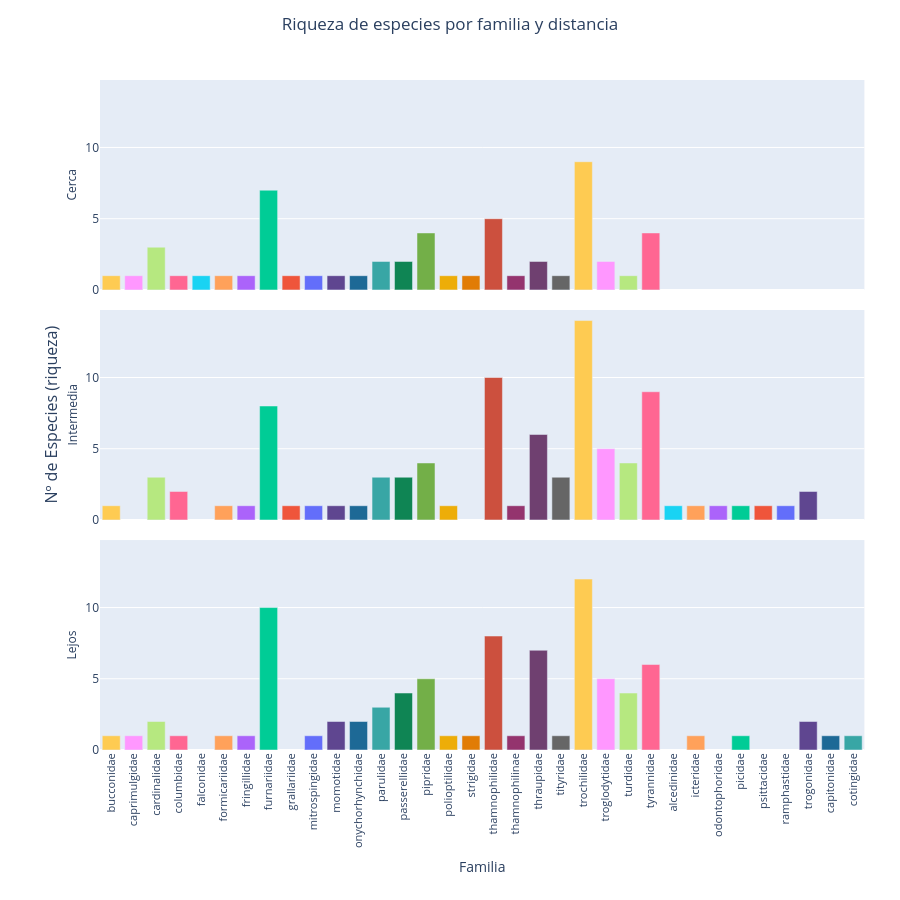

The code cell stored with this chart in its notebook:
### Markdown cell above
### Plotly Riqueza de spp por familia y distancia

### Code cell
df_riqueza = main_df.groupby(["distancia", "familia"])["especie"].nunique().reset_index(name="riqueza")
familias_unicas = sorted(df_riqueza["familia"].unique())

color_sequence = px.colors.qualitative.Plotly_r + px.colors.qualitative.Prism

fig = px.bar(
    df_riqueza, 
    x="familia", 
    y="riqueza", 
    color="familia",
    facet_row="distancia",
    category_orders={"distancia": ["cerca", "intermedia", "lejos"]},
    color_discrete_sequence=color_sequence, # Punto 5: Colores únicos
    labels={"riqueza": "Nº de Especies (riqueza)", "familia": "Familia"},
    height=900)

# --- PERSONALIZACIÓN AVANZADA ---
#Centrar el título
fig.update_layout(
    title={
        "text": "Riqueza de especies por familia y distancia",
        "y": 0.98,
        "x": 0.5,
        "xanchor": "center",
        "yanchor": "top"},
    showlegend=False,
    margin=dict(l=100, r=20, t=80, b=150))

#Para Limpiar etiquetas de la derecha y moverlas a la izquierda
# quitarq los títulos automáticos de los ejes Y de cada subplot
fig.update_yaxes(title_text="") 

for anno in fig.layout.annotations:
    nueva_etiqueta = anno.text.split("=")[-1].capitalize()
    anno.text = nueva_etiqueta
    anno.x = -0.05 
    anno.textangle = -90

fig.add_annotation(
    dict(
        x=-0.08, y=0.5,
        showarrow=False,
        text="Nº de Especies (riqueza)",
        textangle=-90,
        xref="paper", yref="paper",
        font=dict(size=16)))

fig.update_xaxes(tickangle=-90, tickfont=dict(size=11))

fig.show()

# Guarda el gráfico en tu computadora
fig.write_html("riqueza_familias_interactivo.html")

### Figure 1 — Plotly figure (JSON) as saved in the notebook; plotly's stock layout.template omitted (floating-point values rounded to 4 significant figures)
{"data": [{"hovertemplate": "Familia=%{x}<br>distancia=cerca<br>Nº de Especies (riqueza)=%{y}<extra></extra>", "legendgroup": "bucconidae", "marker": {"color": "#FECB52", "pattern": {"shape": ""}}, "name": "bucconidae", "orientation": "v", "showlegend": true, "textposition": "auto", "type": "bar", "x": ["bucconidae"], "xaxis": "x3", "y": [1], "yaxis": "y3"}, {"hovertemplate": "Familia=%{x}<br>distancia=cerca<br>Nº de Especies (riqueza)=%{y}<extra></extra>", "legendgroup": "caprimulgidae", "marker": {"color": "#FF97FF", "pattern": {"shape": ""}}, "name": "caprimulgidae", "orientation": "v", "showlegend": true, "textposition": "auto", "type": "bar", "x": ["caprimulgidae"], "xaxis": "x3", "y": [1], "yaxis": "y3"}, {"hovertemplate": "Familia=%{x}<br>distancia=cerca<br>Nº de Especies (riqueza)=%{y}<extra></extra>", "legendgroup": "cardinalidae", "marker": {"color": "#B6E880", "pattern": {"shape": ""}}, "name": "cardinalidae", "orientation": "v", "showlegend": true, "textposition": "auto", "type": "bar", "x": ["cardinalidae"], "xaxis": "x3", "y": [3], "yaxis": "y3"}, {"hovertemplate": "Familia=%{x}<br>distancia=cerca<br>Nº de Especies (riqueza)=%{y}<extra></extra>", "legendgroup": "columbidae", "marker": {"color": "#FF6692", "pattern": {"shape": ""}}, "name": "columbidae", "orientation": "v", "showlegend": true, "textposition": "auto", "type": "bar", "x": ["columbidae"], "xaxis": "x3", "y": [1], "yaxis": "y3"}, {"hovertemplate": "Familia=%{x}<br>distancia=cerca<br>Nº de Especies (riqueza)=%{y}<extra></extra>", "legendgroup": "falconidae", "marker": {"color": "#19D3F3", "pattern": {"shape": ""}}, "name": "falconidae", "orientation": "v", "showlegend": true, "textposition": "auto", "type": "bar", "x": ["falconidae"], "xaxis": "x3", "y": [1], "yaxis": "y3"}, {"hovertemplate": "Familia=%{x}<br>distancia=cerca<br>Nº de Especies (riqueza)=%{y}<extra></extra>", "legendgroup": "formicariidae", "marker": {"color": "#FFA15A", "pattern": {"shape": ""}}, "name": "formicariidae", "orientation": "v", "showlegend": true, "textposition": "auto", "type": "bar", "x": ["formicariidae"], "xaxis": "x3", "y": [1], "yaxis": "y3"}, {"hovertemplate": "Familia=%{x}<br>distancia=cerca<br>Nº de Especies (riqueza)=%{y}<extra></extra>", "legendgroup": "fringillidae", "marker": {"color": "#AB63FA", "pattern": {"shape": ""}}, "name": "fringillidae", "orientation": "v", "showlegend": true, "textposition": "auto", "type": "bar", "x": ["fringillidae"], "xaxis": "x3", "y": [1], "yaxis": "y3"}, {"hovertemplate": "Familia=%{x}<br>distancia=cerca<br>Nº de Especies (riqueza)=%{y}<extra></extra>", "legendgroup": "furnariidae", "marker": {"color": "#00CC96", "pattern": {"shape": ""}}, "name": "furnariidae", "orientation": "v", "showlegend": true, "textposition": "auto", "type": "bar", "x": ["furnariidae"], "xaxis": "x3", "y": [7], "yaxis": "y3"}, {"hovertemplate": "Familia=%{x}<br>distancia=cerca<br>Nº de Especies (riqueza)=%{y}<extra></extra>", "legendgroup": "grallariidae", "marker": {"color": "#EF553B", "pattern": {"shape": ""}}, "name": "grallariidae", "orientation": "v", "showlegend": true, "textposition": "auto", "type": "bar", "x": ["grallariidae"], "xaxis": "x3", "y": [1], "yaxis": "y3"}, {"hovertemplate": "Familia=%{x}<br>distancia=cerca<br>Nº de Especies (riqueza)=%{y}<extra></extra>", "legendgroup": "mitrospingidae", "marker": {"color": "#636EFA", "pattern": {"shape": ""}}, "name": "mitrospingidae", "orientation": "v", "showlegend": true, "textposition": "auto", "type": "bar", "x": ["mitrospingidae"], "xaxis": "x3", "y": [1], "yaxis": "y3"}, {"hovertemplate": "Familia=%{x}<br>distancia=cerca<br>Nº de Especies (riqueza)=%{y}<extra></extra>", "legendgroup": "momotidae", "marker": {"color": "rgb(95, 70, 144)", "pattern": {"shape": ""}}, "name": "momotidae", "orientation": "v", "showlegend": true, "textposition": "auto", "type": "bar", "x": ["momotidae"], "xaxis": "x3", "y": [1], "yaxis": "y3"}, {"hovertemplate": "Familia=%{x}<br>distancia=cerca<br>Nº de Especies (riqueza)=%{y}<extra></extra>", "legendgroup": "onychorhynchidae", "marker": {"color": "rgb(29, 105, 150)", "pattern": {"shape": ""}}, "name": "onychorhynchidae", "orientation": "v", "showlegend": true, "textposition": "auto", "type": "bar", "x": ["onychorhynchidae"], "xaxis": "x3", "y": [1], "yaxis": "y3"}, {"hovertemplate": "Familia=%{x}<br>distancia=cerca<br>Nº de Especies (riqueza)=%{y}<extra></extra>", "legendgroup": "parulidae", "marker": {"color": "rgb(56, 166, 165)", "pattern": {"shape": ""}}, "name": "parulidae", "orientation": "v", "showlegend": true, "textposition": "auto", "type": "bar", "x": ["parulidae"], "xaxis": "x3", "y": [2], "yaxis": "y3"}, {"hovertemplate": "Familia=%{x}<br>distancia=cerca<br>Nº de Especies (riqueza)=%{y}<extra></extra>", "legendgroup": "passerellidae", "marker": {"color": "rgb(15, 133, 84)", "pattern": {"shape": ""}}, "name": "passerellidae", "orientation": "v", "showlegend": true, "textposition": "auto", "type": "bar", "x": ["passerellidae"], "xaxis": "x3", "y": [2], "yaxis": "y3"}, {"hovertemplate": "Familia=%{x}<br>distancia=cerca<br>Nº de Especies (riqueza)=%{y}<extra></extra>", "legendgroup": "pipridae", "marker": {"color": "rgb(115, 175, 72)", "pattern": {"shape": ""}}, "name": "pipridae", "orientation": "v", "showlegend": true, "textposition": "auto", "type": "bar", "x": ["pipridae"], "xaxis": "x3", "y": [4], "yaxis": "y3"}, {"hovertemplate": "Familia=%{x}<br>distancia=cerca<br>Nº de Especies (riqueza)=%{y}<extra></extra>", "legendgroup": "polioptilidae", "marker": {"color": "rgb(237, 173, 8)", "pattern": {"shape": ""}}, "name": "polioptilidae", "orientation": "v", "showlegend": true, "textposition": "auto", "type": "bar", "x": ["polioptilidae"], "xaxis": "x3", "y": [1], "yaxis": "y3"}, {"hovertemplate": "Familia=%{x}<br>distancia=cerca<br>Nº de Especies (riqueza)=%{y}<extra></extra>", "legendgroup": "strigidae", "marker": {"color": "rgb(225, 124, 5)", "pattern": {"shape": ""}}, "name": "strigidae", "orientation": "v", "showlegend": true, "textposition": "auto", "type": "bar", "x": ["strigidae"], "xaxis": "x3", "y": [1], "yaxis": "y3"}, {"hovertemplate": "Familia=%{x}<br>distancia=cerca<br>Nº de Especies (riqueza)=%{y}<extra></extra>", "legendgroup": "thamnophilidae", "marker": {"color": "rgb(204, 80, 62)", "pattern": {"shape": ""}}, "name": "thamnophilidae", "orientation": "v", "showlegend": true, "textposition": "auto", "type": "bar", "x": ["thamnophilidae"], "xaxis": "x3", "y": [5], "yaxis": "y3"}, {"hovertemplate": "Familia=%{x}<br>distancia=cerca<br>Nº de Especies (riqueza)=%{y}<extra></extra>", "legendgroup": "thamnophilinae", "marker": {"color": "rgb(148, 52, 110)", "pattern": {"shape": ""}}, "name": "thamnophilinae", "orientation": "v", "showlegend": true, "textposition": "auto", "type": "bar", "x": ["thamnophilinae"], "xaxis": "x3", "y": [1], "yaxis": "y3"}, {"hovertemplate": "Familia=%{x}<br>distancia=cerca<br>Nº de Especies (riqueza)=%{y}<extra></extra>", "legendgroup": "thraupidae", "marker": {"color": "rgb(111, 64, 112)", "pattern": {"shape": ""}}, "name": "thraupidae", "orientation": "v", "showlegend": true, "textposition": "auto", "type": "bar", "x": ["thraupidae"], "xaxis": "x3", "y": [2], "yaxis": "y3"}, {"hovertemplate": "Familia=%{x}<br>distancia=cerca<br>Nº de Especies (riqueza)=%{y}<extra></extra>", "legendgroup": "tityridae", "marker": {"color": "rgb(102, 102, 102)", "pattern": {"shape": ""}}, "name": "tityridae", "orientation": "v", "showlegend": true, "textposition": "auto", "type": "bar", "x": ["tityridae"], "xaxis": "x3", "y": [1], "yaxis": "y3"}, {"hovertemplate": "Familia=%{x}<br>distancia=cerca<br>Nº de Especies (riqueza)=%{y}<extra></extra>", "legendgroup": "trochilidae", "marker": {"color": "#FECB52", "pattern": {"shape": ""}}, "name": "trochilidae", "orientation": "v", "showlegend": true, "textposition": "auto", "type": "bar", "x": ["trochilidae"], "xaxis": "x3", "y": [9], "yaxis": "y3"}, {"hovertemplate": "Familia=%{x}<br>distancia=cerca<br>Nº de Especies (riqueza)=%{y}<extra></extra>", "legendgroup": "troglodytidae", "marker": {"color": "#FF97FF", "pattern": {"shape": ""}}, "name": "troglodytidae", "orientation": "v", "showlegend": true, "textposition": "auto", "type": "bar", "x": ["troglodytidae"], "xaxis": "x3", "y": [2], "yaxis": "y3"}, {"hovertemplate": "Familia=%{x}<br>distancia=cerca<br>Nº de Especies (riqueza)=%{y}<extra></extra>", "legendgroup": "turdidae", "marker": {"color": "#B6E880", "pattern": {"shape": ""}}, "name": "turdidae", "orientation": "v", "showlegend": true, "textposition": "auto", "type": "bar", "x": ["turdidae"], "xaxis": "x3", "y": [1], "yaxis": "y3"}, {"hovertemplate": "Familia=%{x}<br>distancia=cerca<br>Nº de Especies (riqueza)=%{y}<extra></extra>", "legendgroup": "tyrannidae", "marker": {"color": "#FF6692", "pattern": {"shape": ""}}, "name": "tyrannidae", "orientation": "v", "showlegend": true, "textposition": "auto", "type": "bar", "x": ["tyrannidae"], "xaxis": "x3", "y": [4], "yaxis": "y3"}, {"hovertemplate": "Familia=%{x}<br>distancia=intermedia<br>Nº de Especies (riqueza)=%{y}<extra></extra>", "legendgroup": "bucconidae", "marker": {"color": "#FECB52", "pattern": {"shape": ""}}, "name": "bucconidae", "orientation": "v", "showlegend": false, "textposition": "auto", "type": "bar", "x": ["bucconidae"], "xaxis": "x2", "y": [1], "yaxis": "y2"}, {"hovertemplate": "Familia=%{x}<br>distancia=intermedia<br>Nº de Especies (riqueza)=%{y}<extra></extra>", "legendgroup": "cardinalidae", "marker": {"color": "#B6E880", "pattern": {"shape": ""}}, "name": "cardinalidae", "orientation": "v", "showlegend": false, "textposition": "auto", "type": "bar", "x": ["cardinalidae"], "xaxis": "x2", "y": [3], "yaxis": "y2"}, {"hovertemplate": "Familia=%{x}<br>distancia=intermedia<br>Nº de Especies (riqueza)=%{y}<extra></extra>", "legendgroup": "columbidae", "marker": {"color": "#FF6692", "pattern": {"shape": ""}}, "name": "columbidae", "orientation": "v", "showlegend": false, "textposition": "auto", "type": "bar", "x": ["columbidae"], "xaxis": "x2", "y": [2], "yaxis": "y2"}, {"hovertemplate": "Familia=%{x}<br>distancia=intermedia<br>Nº de Especies (riqueza)=%{y}<extra></extra>", "legendgroup": "formicariidae", "marker": {"color": "#FFA15A", "pattern": {"shape": ""}}, "name": "formicariidae", "orientation": "v", "showlegend": false, "textposition": "auto", "type": "bar", "x": ["formicariidae"], "xaxis": "x2", "y": [1], "yaxis": "y2"}, {"hovertemplate": "Familia=%{x}<br>distancia=intermedia<br>Nº de Especies (riqueza)=%{y}<extra></extra>", "legendgroup": "fringillidae", "marker": {"color": "#AB63FA", "pattern": {"shape": ""}}, "name": "fringillidae", "orientation": "v", "showlegend": false, "textposition": "auto", "type": "bar", "x": ["fringillidae"], "xaxis": "x2", "y": [1], "yaxis": "y2"}, {"hovertemplate": "Familia=%{x}<br>distancia=intermedia<br>Nº de Especies (riqueza)=%{y}<extra></extra>", "legendgroup": "furnariidae", "marker": {"color": "#00CC96", "pattern": {"shape": ""}}, "name": "furnariidae", "orientation": "v", "showlegend": false, "textposition": "auto", "type": "bar", "x": ["furnariidae"], "xaxis": "x2", "y": [8], "yaxis": "y2"}, {"hovertemplate": "Familia=%{x}<br>distancia=intermedia<br>Nº de Especies (riqueza)=%{y}<extra></extra>", "legendgroup": "grallariidae", "marker": {"color": "#EF553B", "pattern": {"shape": ""}}, "name": "grallariidae", "orientation": "v", "showlegend": false, "textposition": "auto", "type": "bar", "x": ["grallariidae"], "xaxis": "x2", "y": [1], "yaxis": "y2"}, {"hovertemplate": "Familia=%{x}<br>distancia=intermedia<br>Nº de Especies (riqueza)=%{y}<extra></extra>", "legendgroup": "mitrospingidae", "marker": {"color": "#636EFA", "pattern": {"shape": ""}}, "name": "mitrospingidae", "orientation": "v", "showlegend": false, "textposition": "auto", "type": "bar", "x": ["mitrospingidae"], "xaxis": "x2", "y": [1], "yaxis": "y2"}, {"hovertemplate": "Familia=%{x}<br>distancia=intermedia<br>Nº de Especies (riqueza)=%{y}<extra></extra>", "legendgroup": "momotidae", "marker": {"color": "rgb(95, 70, 144)", "pattern": {"shape": ""}}, "name": "momotidae", "orientation": "v", "showlegend": false, "textposition": "auto", "type": "bar", "x": ["momotidae"], "xaxis": "x2", "y": [1], "yaxis": "y2"}, {"hovertemplate": "Familia=%{x}<br>distancia=intermedia<br>Nº de Especies (riqueza)=%{y}<extra></extra>", "legendgroup": "onychorhynchidae", "marker": {"color": "rgb(29, 105, 150)", "pattern": {"shape": ""}}, "name": "onychorhynchidae", "orientation": "v", "showlegend": false, "textposition": "auto", "type": "bar", "x": ["onychorhynchidae"], "xaxis": "x2", "y": [1], "yaxis": "y2"}, {"hovertemplate": "Familia=%{x}<br>distancia=intermedia<br>Nº de Especies (riqueza)=%{y}<extra></extra>", "legendgroup": "parulidae", "marker": {"color": "rgb(56, 166, 165)", "pattern": {"shape": ""}}, "name": "parulidae", "orientation": "v", "showlegend": false, "textposition": "auto", "type": "bar", "x": ["parulidae"], "xaxis": "x2", "y": [3], "yaxis": "y2"}, {"hovertemplate": "Familia=%{x}<br>distancia=intermedia<br>Nº de Especies (riqueza)=%{y}<extra></extra>", "legendgroup": "passerellidae", "marker": {"color": "rgb(15, 133, 84)", "pattern": {"shape": ""}}, "name": "passerellidae", "orientation": "v", "showlegend": false, "textposition": "auto", "type": "bar", "x": ["passerellidae"], "xaxis": "x2", "y": [3], "yaxis": "y2"}, {"hovertemplate": "Familia=%{x}<br>distancia=intermedia<br>Nº de Especies (riqueza)=%{y}<extra></extra>", "legendgroup": "pipridae", "marker": {"color": "rgb(115, 175, 72)", "pattern": {"shape": ""}}, "name": "pipridae", "orientation": "v", "showlegend": false, "textposition": "auto", "type": "bar", "x": ["pipridae"], "xaxis": "x2", "y": [4], "yaxis": "y2"}, {"hovertemplate": "Familia=%{x}<br>distancia=intermedia<br>Nº de Especies (riqueza)=%{y}<extra></extra>", "legendgroup": "polioptilidae", "marker": {"color": "rgb(237, 173, 8)", "pattern": {"shape": ""}}, "name": "polioptilidae", "orientation": "v", "showlegend": false, "textposition": "auto", "type": "bar", "x": ["polioptilidae"], "xaxis": "x2", "y": [1], "yaxis": "y2"}, {"hovertemplate": "Familia=%{x}<br>distancia=intermedia<br>Nº de Especies (riqueza)=%{y}<extra></extra>", "legendgroup": "thamnophilidae", "marker": {"color": "rgb(204, 80, 62)", "pattern": {"shape": ""}}, "name": "thamnophilidae", "orientation": "v", "showlegend": false, "textposition": "auto", "type": "bar", "x": ["thamnophilidae"], "xaxis": "x2", "y": [10], "yaxis": "y2"}, {"hovertemplate": "Familia=%{x}<br>distancia=intermedia<br>Nº de Especies (riqueza)=%{y}<extra></extra>", "legendgroup": "thamnophilinae", "marker": {"color": "rgb(148, 52, 110)", "pattern": {"shape": ""}}, "name": "thamnophilinae", "orientation": "v", "showlegend": false, "textposition": "auto", "type": "bar", "x": ["thamnophilinae"], "xaxis": "x2", "y": [1], "yaxis": "y2"}, {"hovertemplate": "Familia=%{x}<br>distancia=intermedia<br>Nº de Especies (riqueza)=%{y}<extra></extra>", "legendgroup": "thraupidae", "marker": {"color": "rgb(111, 64, 112)", "pattern": {"shape": ""}}, "name": "thraupidae", "orientation": "v", "showlegend": false, "textposition": "auto", "type": "bar", "x": ["thraupidae"], "xaxis": "x2", "y": [6], "yaxis": "y2"}, {"hovertemplate": "Familia=%{x}<br>distancia=intermedia<br>Nº de Especies (riqueza)=%{y}<extra></extra>", "legendgroup": "tityridae", "marker": {"color": "rgb(102, 102, 102)", "pattern": {"shape": ""}}, "name": "tityridae", "orientation": "v", "showlegend": false, "textposition": "auto", "type": "bar", "x": ["tityridae"], "xaxis": "x2", "y": [3], "yaxis": "y2"}, {"hovertemplate": "Familia=%{x}<br>distancia=intermedia<br>Nº de Especies (riqueza)=%{y}<extra></extra>", "legendgroup": "trochilidae", "marker": {"color": "#FECB52", "pattern": {"shape": ""}}, "name": "trochilidae", "orientation": "v", "showlegend": false, "textposition": "auto", "type": "bar", "x": ["trochilidae"], "xaxis": "x2", "y": [14], "yaxis": "y2"}, {"hovertemplate": "Familia=%{x}<br>distancia=intermedia<br>Nº de Especies (riqueza)=%{y}<extra></extra>", "legendgroup": "troglodytidae", "marker": {"color": "#FF97FF", "pattern": {"shape": ""}}, "name": "troglodytidae", "orientation": "v", "showlegend": false, "textposition": "auto", "type": "bar", "x": ["troglodytidae"], "xaxis": "x2", "y": [5], "yaxis": "y2"}, {"hovertemplate": "Familia=%{x}<br>distancia=intermedia<br>Nº de Especies (riqueza)=%{y}<extra></extra>", "legendgroup": "turdidae", "marker": {"color": "#B6E880", "pattern": {"shape": ""}}, "name": "turdidae", "orientation": "v", "showlegend": false, "textposition": "auto", "type": "bar", "x": ["turdidae"], "xaxis": "x2", "y": [4], "yaxis": "y2"}, {"hovertemplate": "Familia=%{x}<br>distancia=intermedia<br>Nº de Especies (riqueza)=%{y}<extra></extra>", "legendgroup": "tyrannidae", "marker": {"color": "#FF6692", "pattern": {"shape": ""}}, "name": "tyrannidae", "orientation": "v", "showlegend": false, "textposition": "auto", "type": "bar", "x": ["tyrannidae"], "xaxis": "x2", "y": [9], "yaxis": "y2"}, {"hovertemplate": "Familia=%{x}<br>distancia=intermedia<br>Nº de Especies (riqueza)=%{y}<extra></extra>", "legendgroup": "alcedinidae", "marker": {"color": "#19D3F3", "pattern": {"shape": ""}}, "name": "alcedinidae", "orientation": "v", "showlegend": true, "textposition": "auto", "type": "bar", "x": ["alcedinidae"], "xaxis": "x2", "y": [1], "yaxis": "y2"}, {"hovertemplate": "Familia=%{x}<br>distancia=intermedia<br>Nº de Especies (riqueza)=%{y}<extra></extra>", "legendgroup": "icteridae", "marker": {"color": "#FFA15A", "pattern": {"shape": ""}}, "name": "icteridae", "orientation": "v", "showlegend": true, "textposition": "auto", "type": "bar", "x": ["icteridae"], "xaxis": "x2", "y": [1], "yaxis": "y2"}, {"hovertemplate": "Familia=%{x}<br>distancia=intermedia<br>Nº de Especies (riqueza)=%{y}<extra></extra>", "legendgroup": "odontophoridae", "marker": {"color": "#AB63FA", "pattern": {"shape": ""}}, "name": "odontophoridae", "orientation": "v", "showlegend": true, "textposition": "auto", "type": "bar", "x": ["odontophoridae"], "xaxis": "x2", "y": [1], "yaxis": "y2"}, {"hovertemplate": "Familia=%{x}<br>distancia=intermedia<br>Nº de Especies (riqueza)=%{y}<extra></extra>", "legendgroup": "picidae", "marker": {"color": "#00CC96", "pattern": {"shape": ""}}, "name": "picidae", "orientation": "v", "showlegend": true, "textposition": "auto", "type": "bar", "x": ["picidae"], "xaxis": "x2", "y": [1], "yaxis": "y2"}, {"hovertemplate": "Familia=%{x}<br>distancia=intermedia<br>Nº de Especies (riqueza)=%{y}<extra></extra>", "legendgroup": "psittacidae", "marker": {"color": "#EF553B", "pattern": {"shape": ""}}, "name": "psittacidae", "orientation": "v", "showlegend": true, "textposition": "auto", "type": "bar", "x": ["psittacidae"], "xaxis": "x2", "y": [1], "yaxis": "y2"}, {"hovertemplate": "Familia=%{x}<br>distancia=intermedia<br>Nº de Especies (riqueza)=%{y}<extra></extra>", "legendgroup": "ramphastidae", "marker": {"color": "#636EFA", "pattern": {"shape": ""}}, "name": "ramphastidae", "orientation": "v", "showlegend": true, "textposition": "auto", "type": "bar", "x": ["ramphastidae"], "xaxis": "x2", "y": [1], "yaxis": "y2"}, {"hovertemplate": "Familia=%{x}<br>distancia=intermedia<br>Nº de Especies (riqueza)=%{y}<extra></extra>", "legendgroup": "trogonidae", "marker": {"color": "rgb(95, 70, 144)", "pattern": {"shape": ""}}, "name": "trogonidae", "orientation": "v", "showlegend": true, "textposition": "auto", "type": "bar", "x": ["trogonidae"], "xaxis": "x2", "y": [2], "yaxis": "y2"}, {"hovertemplate": "Familia=%{x}<br>distancia=lejos<br>Nº de Especies (riqueza)=%{y}<extra></extra>", "legendgroup": "bucconidae", "marker": {"color": "#FECB52", "pattern": {"shape": ""}}, "name": "bucconidae", "orientation": "v", "showlegend": false, "textposition": "auto", "type": "bar", "x": ["bucconidae"], "xaxis": "x", "y": [1], "yaxis": "y"}, {"hovertemplate": "Familia=%{x}<br>distancia=lejos<br>Nº de Especies (riqueza)=%{y}<extra></extra>", "legendgroup": "caprimulgidae", "marker": {"color": "#FF97FF", "pattern": {"shape": ""}}, "name": "caprimulgidae", "orientation": "v", "showlegend": false, "textposition": "auto", "type": "bar", "x": ["caprimulgidae"], "xaxis": "x", "y": [1], "yaxis": "y"}, {"hovertemplate": "Familia=%{x}<br>distancia=lejos<br>Nº de Especies (riqueza)=%{y}<extra></extra>", "legendgroup": "cardinalidae", "marker": {"color": "#B6E880", "pattern": {"shape": ""}}, "name": "cardinalidae", "orientation": "v", "showlegend": false, "textposition": "auto", "type": "bar", "x": ["cardinalidae"], "xaxis": "x", "y": [2], "yaxis": "y"}, {"hovertemplate": "Familia=%{x}<br>distancia=lejos<br>Nº de Especies (riqueza)=%{y}<extra></extra>", "legendgroup": "columbidae", "marker": {"color": "#FF6692", "pattern": {"shape": ""}}, "name": "columbidae", "orientation": "v", "showlegend": false, "textposition": "auto", "type": "bar", "x": ["columbidae"], "xaxis": "x", "y": [1], "yaxis": "y"}, {"hovertemplate": "Familia=%{x}<br>distancia=lejos<br>Nº de Especies (riqueza)=%{y}<extra></extra>", "legendgroup": "formicariidae", "marker": {"color": "#FFA15A", "pattern": {"shape": ""}}, "name": "formicariidae", "orientation": "v", "showlegend": false, "textposition": "auto", "type": "bar", "x": ["formicariidae"], "xaxis": "x", "y": [1], "yaxis": "y"}, {"hovertemplate": "Familia=%{x}<br>distancia=lejos<br>Nº de Especies (riqueza)=%{y}<extra></extra>", "legendgroup": "fringillidae", "marker": {"color": "#AB63FA", "pattern": {"shape": ""}}, "name": "fringillidae", "orientation": "v", "showlegend": false, "textposition": "auto", "type": "bar", "x": ["fringillidae"], "xaxis": "x", "y": [1], "yaxis": "y"}, {"hovertemplate": "Familia=%{x}<br>distancia=lejos<br>Nº de Especies (riqueza)=%{y}<extra></extra>", "legendgroup": "furnariidae", "marker": {"color": "#00CC96", "pattern": {"shape": ""}}, "name": "furnariidae", "orientation": "v", "showlegend": false, "textposition": "auto", "type": "bar", "x": ["furnariidae"], "xaxis": "x", "y": [10], "yaxis": "y"}, {"hovertemplate": "Familia=%{x}<br>distancia=lejos<br>Nº de Especies (riqueza)=%{y}<extra></extra>", "legendgroup": "mitrospingidae", "marker": {"color": "#636EFA", "pattern": {"shape": ""}}, "name": "mitrospingidae", "orientation": "v", "showlegend": false, "textposition": "auto", "type": "bar", "x": ["mitrospingidae"], "xaxis": "x", "y": [1], "yaxis": "y"}, {"hovertemplate": "Familia=%{x}<br>distancia=lejos<br>Nº de Especies (riqueza)=%{y}<extra></extra>", "legendgroup": "momotidae", "marker": {"color": "rgb(95, 70, 144)", "pattern": {"shape": ""}}, "name": "momotidae", "orientation": "v", "showlegend": false, "textposition": "auto", "type": "bar", "x": ["momotidae"], "xaxis": "x", "y": [2], "yaxis": "y"}, {"hovertemplate": "Familia=%{x}<br>distancia=lejos<br>Nº de Especies (riqueza)=%{y}<extra></extra>", "legendgroup": "onychorhynchidae", "marker": {"color": "rgb(29, 105, 150)", "pattern": {"shape": ""}}, "name": "onychorhynchidae", "orientation": "v", "showlegend": false, "textposition": "auto", "type": "bar", "x": ["onychorhynchidae"], "xaxis": "x", "y": [2], "yaxis": "y"}, {"hovertemplate": "Familia=%{x}<br>distancia=lejos<br>Nº de Especies (riqueza)=%{y}<extra></extra>", "legendgroup": "parulidae", "marker": {"color": "rgb(56, 166, 165)", "pattern": {"shape": ""}}, "name": "parulidae", "orientation": "v", "showlegend": false, "textposition": "auto", "type": "bar", "x": ["parulidae"], "xaxis": "x", "y": [3], "yaxis": "y"}, {"hovertemplate": "Familia=%{x}<br>distancia=lejos<br>Nº de Especies (riqueza)=%{y}<extra></extra>", "legendgroup": "passerellidae", "marker": {"color": "rgb(15, 133, 84)", "pattern": {"shape": ""}}, "name": "passerellidae", "orientation": "v", "showlegend": false, "textposition": "auto", "type": "bar", "x": ["passerellidae"], "xaxis": "x", "y": [4], "yaxis": "y"}, {"hovertemplate": "Familia=%{x}<br>distancia=lejos<br>Nº de Especies (riqueza)=%{y}<extra></extra>", "legendgroup": "pipridae", "marker": {"color": "rgb(115, 175, 72)", "pattern": {"shape": ""}}, "name": "pipridae", "orientation": "v", "showlegend": false, "textposition": "auto", "type": "bar", "x": ["pipridae"], "xaxis": "x", "y": [5], "yaxis": "y"}, {"hovertemplate": "Familia=%{x}<br>distancia=lejos<br>Nº de Especies (riqueza)=%{y}<extra></extra>", "legendgroup": "polioptilidae", "marker": {"color": "rgb(237, 173, 8)", "pattern": {"shape": ""}}, "name": "polioptilidae", "orientation": "v", "showlegend": false, "textposition": "auto", "type": "bar", "x": ["polioptilidae"], "xaxis": "x", "y": [1], "yaxis": "y"}, {"hovertemplate": "Familia=%{x}<br>distancia=lejos<br>Nº de Especies (riqueza)=%{y}<extra></extra>", "legendgroup": "strigidae", "marker": {"color": "rgb(225, 124, 5)", "pattern": {"shape": ""}}, "name": "strigidae", "orientation": "v", "showlegend": false, "textposition": "auto", "type": "bar", "x": ["strigidae"], "xaxis": "x", "y": [1], "yaxis": "y"}, {"hovertemplate": "Familia=%{x}<br>distancia=lejos<br>Nº de Especies (riqueza)=%{y}<extra></extra>", "legendgroup": "thamnophilidae", "marker": {"color": "rgb(204, 80, 62)", "pattern": {"shape": ""}}, "name": "thamnophilidae", "orientation": "v", "showlegend": false, "textposition": "auto", "type": "bar", "x": ["thamnophilidae"], "xaxis": "x", "y": [8], "yaxis": "y"}, {"hovertemplate": "Familia=%{x}<br>distancia=lejos<br>Nº de Especies (riqueza)=%{y}<extra></extra>", "legendgroup": "thamnophilinae", "marker": {"color": "rgb(148, 52, 110)", "pattern": {"shape": ""}}, "name": "thamnophilinae", "orientation": "v", "showlegend": false, "textposition": "auto", "type": "bar", "x": ["thamnophilinae"], "xaxis": "x", "y": [1], "yaxis": "y"}, {"hovertemplate": "Familia=%{x}<br>distancia=lejos<br>Nº de Especies (riqueza)=%{y}<extra></extra>", "legendgroup": "thraupidae", "marker": {"color": "rgb(111, 64, 112)", "pattern": {"shape": ""}}, "name": "thraupidae", "orientation": "v", "showlegend": false, "textposition": "auto", "type": "bar", "x": ["thraupidae"], "xaxis": "x", "y": [7], "yaxis": "y"}, {"hovertemplate": "Familia=%{x}<br>distancia=lejos<br>Nº de Especies (riqueza)=%{y}<extra></extra>", "legendgroup": "tityridae", "marker": {"color": "rgb(102, 102, 102)", "pattern": {"shape": ""}}, "name": "tityridae", "orientation": "v", "showlegend": false, "textposition": "auto", "type": "bar", "x": ["tityridae"], "xaxis": "x", "y": [1], "yaxis": "y"}, {"hovertemplate": "Familia=%{x}<br>distancia=lejos<br>Nº de Especies (riqueza)=%{y}<extra></extra>", "legendgroup": "trochilidae", "marker": {"color": "#FECB52", "pattern": {"shape": ""}}, "name": "trochilidae", "orientation": "v", "showlegend": false, "textposition": "auto", "type": "bar", "x": ["trochilidae"], "xaxis": "x", "y": [12], "yaxis": "y"}, {"hovertemplate": "Familia=%{x}<br>distancia=lejos<br>Nº de Especies (riqueza)=%{y}<extra></extra>", "legendgroup": "troglodytidae", "marker": {"color": "#FF97FF", "pattern": {"shape": ""}}, "name": "troglodytidae", "orientation": "v", "showlegend": false, "textposition": "auto", "type": "bar", "x": ["troglodytidae"], "xaxis": "x", "y": [5], "yaxis": "y"}, {"hovertemplate": "Familia=%{x}<br>distancia=lejos<br>Nº de Especies (riqueza)=%{y}<extra></extra>", "legendgroup": "turdidae", "marker": {"color": "#B6E880", "pattern": {"shape": ""}}, "name": "turdidae", "orientation": "v", "showlegend": false, "textposition": "auto", "type": "bar", "x": ["turdidae"], "xaxis": "x", "y": [4], "yaxis": "y"}, {"hovertemplate": "Familia=%{x}<br>distancia=lejos<br>Nº de Especies (riqueza)=%{y}<extra></extra>", "legendgroup": "tyrannidae", "marker": {"color": "#FF6692", "pattern": {"shape": ""}}, "name": "tyrannidae", "orientation": "v", "showlegend": false, "textposition": "auto", "type": "bar", "x": ["tyrannidae"], "xaxis": "x", "y": [6], "yaxis": "y"}, {"hovertemplate": "Familia=%{x}<br>distancia=lejos<br>Nº de Especies (riqueza)=%{y}<extra></extra>", "legendgroup": "icteridae", "marker": {"color": "#FFA15A", "pattern": {"shape": ""}}, "name": "icteridae", "orientation": "v", "showlegend": false, "textposition": "auto", "type": "bar", "x": ["icteridae"], "xaxis": "x", "y": [1], "yaxis": "y"}, {"hovertemplate": "Familia=%{x}<br>distancia=lejos<br>Nº de Especies (riqueza)=%{y}<extra></extra>", "legendgroup": "picidae", "marker": {"color": "#00CC96", "pattern": {"shape": ""}}, "name": "picidae", "orientation": "v", "showlegend": false, "textposition": "auto", "type": "bar", "x": ["picidae"], "xaxis": "x", "y": [1], "yaxis": "y"}, {"hovertemplate": "Familia=%{x}<br>distancia=lejos<br>Nº de Especies (riqueza)=%{y}<extra></extra>", "legendgroup": "trogonidae", "marker": {"color": "rgb(95, 70, 144)", "pattern": {"shape": ""}}, "name": "trogonidae", "orientation": "v", "showlegend": false, "textposition": "auto", "type": "bar", "x": ["trogonidae"], "xaxis": "x", "y": [2], "yaxis": "y"}, {"hovertemplate": "Familia=%{x}<br>distancia=lejos<br>Nº de Especies (riqueza)=%{y}<extra></extra>", "legendgroup": "capitonidae", "marker": {"color": "rgb(29, 105, 150)", "pattern": {"shape": ""}}, "name": "capitonidae", "orientation": "v", "showlegend": true, "textposition": "auto", "type": "bar", "x": ["capitonidae"], "xaxis": "x", "y": [1], "yaxis": "y"}, {"hovertemplate": "Familia=%{x}<br>distancia=lejos<br>Nº de Especies (riqueza)=%{y}<extra></extra>", "legendgroup": "cotingidae", "marker": {"color": "rgb(56, 166, 165)", "pattern": {"shape": ""}}, "name": "cotingidae", "orientation": "v", "showlegend": true, "textposition": "auto", "type": "bar", "x": ["cotingidae"], "xaxis": "x", "y": [1], "yaxis": "y"}], "layout": {"annotations": [{"showarrow": false, "text": "Lejos", "textangle": -90, "x": -0.05, "xanchor": "left", "xref": "paper", "y": 0.1567, "yanchor": "middle", "yref": "paper"}, {"showarrow": false, "text": "Intermedia", "textangle": -90, "x": -0.05, "xanchor": "left", "xref": "paper", "y": 0.5, "yanchor": "middle", "yref": "paper"}, {"showarrow": false, "text": "Cerca", "textangle": -90, "x": -0.05, "xanchor": "left", "xref": "paper", "y": 0.8433, "yanchor": "middle", "yref": "paper"}, {"font": {"size": 16}, "showarrow": false, "text": "Nº de Especies (riqueza)", "textangle": -90, "x": -0.08, "xref": "paper", "y": 0.5, "yref": "paper"}], "barmode": "relative", "height": 900, "legend": {"title": {"text": "Familia"}, "tracegroupgap": 0}, "margin": {"b": 150, "l": 100, "r": 20, "t": 80}, "showlegend": false, "title": {"text": "Riqueza de especies por familia y distancia", "x": 0.5, "xanchor": "center", "y": 0.98, "yanchor": "top"}, "xaxis": {"anchor": "y", "categoryarray": ["bucconidae", "caprimulgidae", "cardinalidae", "columbidae", "falconidae", "formicariidae", "fringillidae", "furnariidae", "grallariidae", "mitrospingidae", "momotidae", "onychorhynchidae", "parulidae", "passerellidae", "pipridae", "polioptilidae", "strigidae", "thamnophilidae", "thamnophilinae", "thraupidae", "tityridae", "trochilidae", "troglodytidae", "turdidae", "tyrannidae", "alcedinidae", "icteridae", "odontophoridae", "picidae", "psittacidae", "ramphastidae", "trogonidae", "capitonidae", "cotingidae"], "categoryorder": "array", "domain": [0, 0.98], "tickangle": -90, "tickfont": {"size": 11}, "title": {"text": "Familia"}}, "xaxis2": {"anchor": "y2", "domain": [0, 0.98], "matches": "x", "showticklabels": false, "tickangle": -90, "tickfont": {"size": 11}}, "xaxis3": {"anchor": "y3", "domain": [0, 0.98], "matches": "x", "showticklabels": false, "tickangle": -90, "tickfont": {"size": 11}}, "yaxis": {"anchor": "x", "domain": [0, 0.3133], "title": {"text": ""}}, "yaxis2": {"anchor": "x2", "domain": [0.3433, 0.6567], "matches": "y", "title": {"text": ""}}, "yaxis3": {"anchor": "x3", "domain": [0.6867, 1.0], "matches": "y", "title": {"text": ""}}}}
